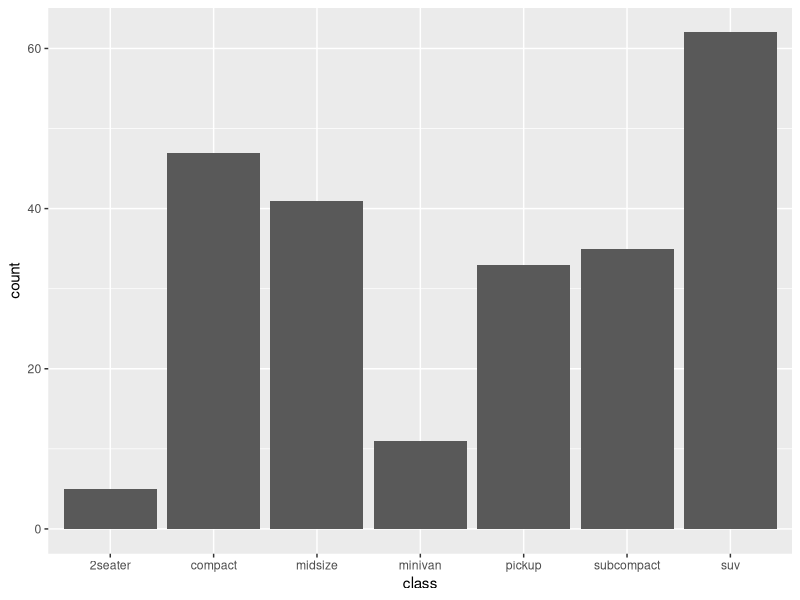
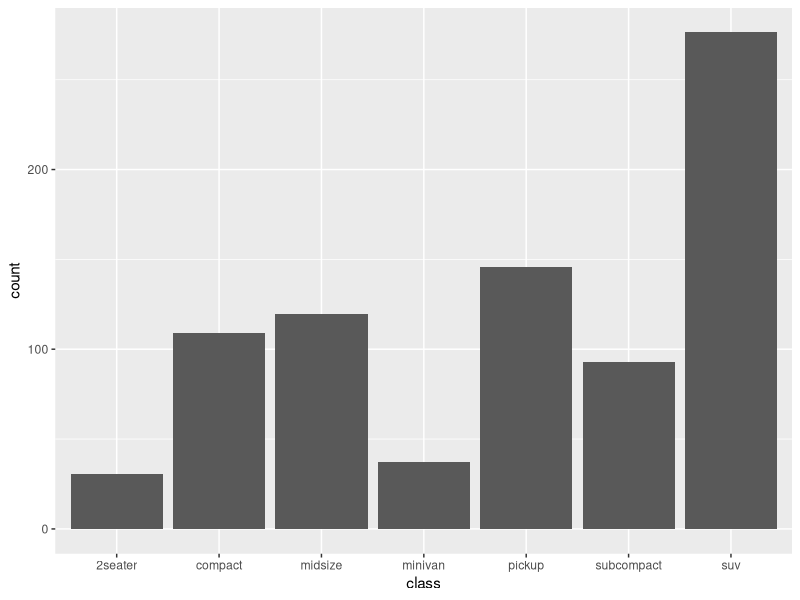
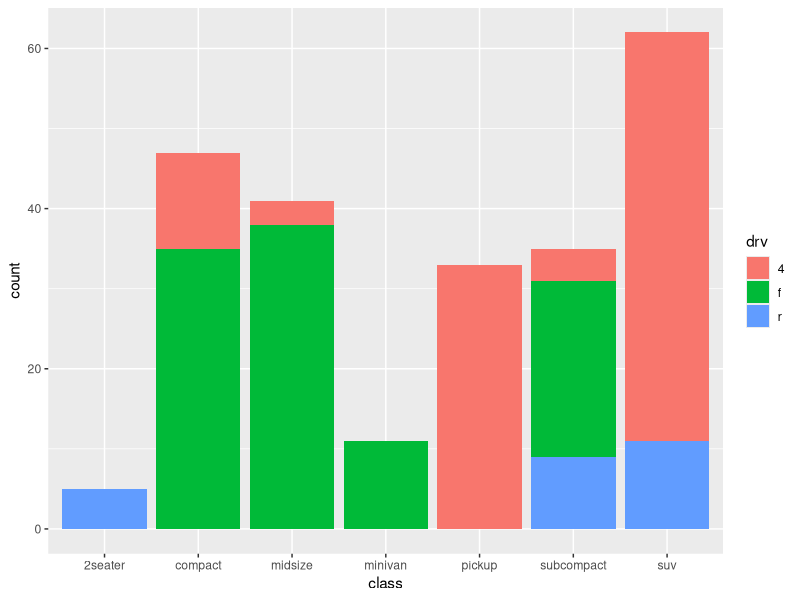

These charts were generated, in order, by the following R code:
# make some data
months <-rep(c("jan", "feb", "mar", "apr", "may", "jun", 
               "jul", "aug", "sep", "oct", "nov", "dec"), 2)
chickens <-c(1, 2, 3, 3, 3, 4, 5, 4, 3, 4, 2, 2)
eggs <-c(0, 8, 10, 13, 16, 20, 25, 20, 18, 16, 10, 8)
values <-c(chickens, eggs)
type <-c(rep("chickens", 12), rep("eggs", 12))
mydata <-data.frame(months, values)

library(ggplot2)
p <- ggplot(mydata, aes(months, values)) + geom_bar(stat = "identity")

# Reorder months
mydata$months <- factor(mydata$months, levels = c("jan", "feb", "mar", "apr", "may", "jun", "jul", "aug", "sep", "oct", "nov", "dec"))

p <- ggplot(mydata, aes(months, values)) + geom_bar(stat = "identity", aes(fill = type))


##############

g <- ggplot(mpg, aes(class))
# Number of cars in each class:
g + geom_bar()

g + geom_bar(aes(weight = displ))

g + geom_bar(aes(fill = drv))
